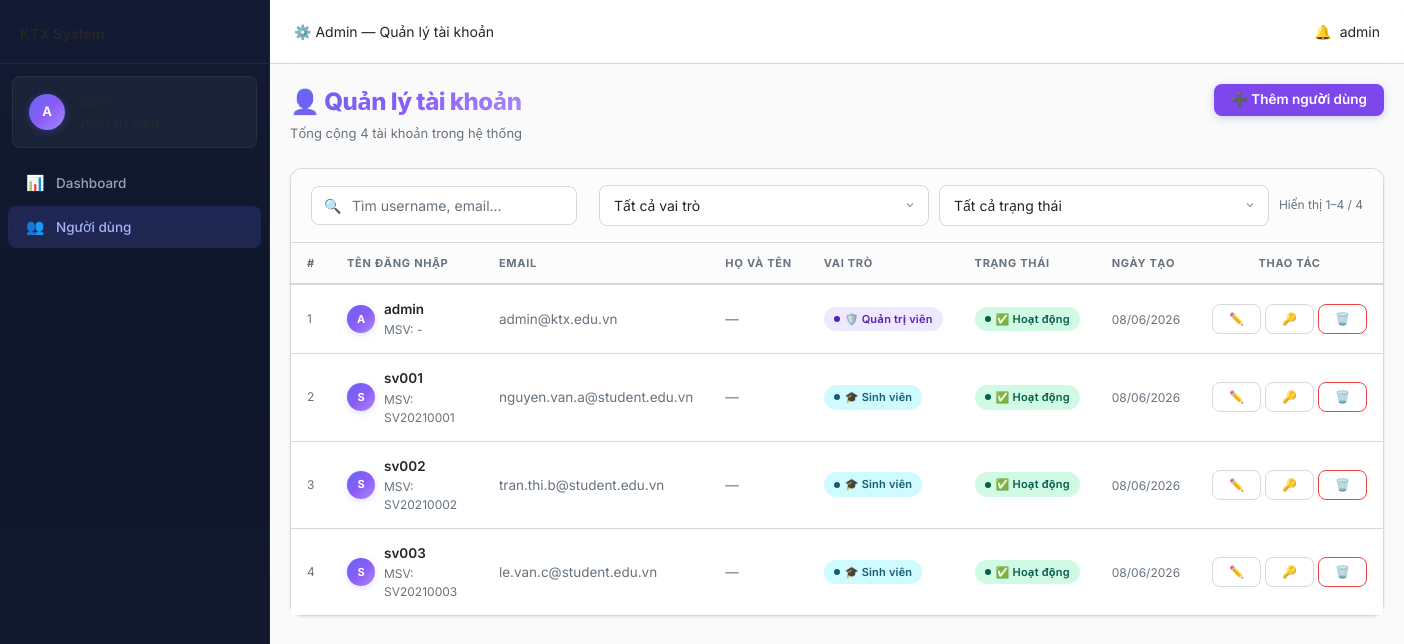
Screenshot of /public/admin/users (signed in) with the database file from the repository.
### tables this page shows
CREATE TABLE `users` (
  `id`           INT UNSIGNED     NOT NULL AUTO_INCREMENT,
  `username`     VARCHAR(50)      NOT NULL,
  `email`        VARCHAR(100)     NOT NULL,
  `password_hash`VARCHAR(255)     NOT NULL COMMENT 'Dùng password_hash() PHP',
  `role`         ENUM('admin','student') NOT NULL DEFAULT 'student',
  `status`       ENUM('active','inactive','banned') NOT NULL DEFAULT 'active',
  `created_at`   DATETIME         NOT NULL DEFAULT CURRENT_TIMESTAMP,
  `updated_at`   DATETIME         NOT NULL DEFAULT CURRENT_TIMESTAMP
                                  ON UPDATE CURRENT_TIMESTAMP,
  PRIMARY KEY (`id`),
  UNIQUE KEY `uq_users_username` (`username`),
  UNIQUE KEY `uq_users_email`    (`email`)
);

### app/views/admin/users/index.php (the view, shortened to what the rows shown need)
<?php
$total        = (int)($pagination['total']        ?? 0);
$from         = (int)($pagination['from']         ?? 0);
$to           = (int)($pagination['to']           ?? 0);
$currentQ      = htmlspecialchars($_GET['q']      ?? '');
?>
<div class="page-header">
    <div>
        <h1 class="page-title">👤 Quản lý tài khoản</h1>
        <p class="page-subtitle">Tổng cộng <?= number_format($total) ?> tài khoản trong hệ thống</p>
    </div>
    <div class="page-actions">
        <button class="btn btn-primary" data-modal-open="modalAddUser">
            ➕ Thêm người dùng
        </button>
    </div>
</div>
<div class="card">
    <div class="filter-bar">
        <div class="filter-search">
            <span class="search-icon">🔍</span>
            <input type="text"
                   id="searchInput"
                   class="form-control"
                   placeholder="Tìm username, email..."
                   value="<?= $currentQ ?>"
                   onkeydown="if(event.key==='Enter') applyFilters()">
        </div>
        <select id="roleFilter" class="form-control" style="width:auto" onchange="applyFilters()">
            <option value="">Tất cả vai trò</option>
        </select>
        <select id="statusFilter" class="form-control" style="width:auto" onchange="applyFilters()">
            <option value="">Tất cả trạng thái</option>
        </select>
        <span style="margin-left:auto;font-size:12px;color:var(--txt-muted)">
            Hiển thị <?= $from ?>–<?= $to ?> / <?= number_format($total) ?>
        </span>
    </div>
    <div class="table-wrapper" style="border:none;border-radius:0;box-shadow:none">
        <table>
            <thead>
                <tr>
                    <th style="width:40px">#</th>
                    <th>Tên đăng nhập</th>
                    <th>Email</th>
                    <th>Họ và tên</th>
                    <th>Vai trò</th>
                    <th>Trạng thái</th>
                    <th>Ngày tạo</th>
                    <th style="width:120px;text-align:center">Thao tác</th>
                </tr>
            </thead>
            <tbody>
                <?php if (!empty($users)): ?>
                    <?php foreach ($users as $i => $user): ?>
                        <?php
                            $uid     = (int)($user['id'] ?? 0);
                            $role    = $user['role']   ?? 'student';
                            $status  = $user['status'] ?? 'active';
                            $initial = mb_strtoupper(mb_substr($user['username'] ?? 'U', 0, 1));
                            $rowNum  = $from + $i;
                        ?>
                        <tr>
                            <td style="color:var(--txt-muted);font-size:12px"><?= $rowNum ?></td>
                            <td>
                                <div style="display:flex;align-items:center;gap:9px">
                                    <div class="avatar avatar-sm"><?= $initial ?></div>
                                    <div>
                                        <div style="font-weight:600"><?= htmlspecialchars($user['username'] ?? '') ?></div>
                                        <?php if (!empty($user['student_code'])): ?>
                                            <div class="sub">MSV: <?= htmlspecialchars($user['student_code']) ?></div>
                                        <?php endif; ?>
                                    </div>
                                </div>
                            </td>
                            <td style="color:var(--txt-secondary)"><?= htmlspecialchars($user['email'] ?? '—') ?></td>
                            <td>
                                <?php if (!empty($user['full_name'])): ?>
                                    <span><?= htmlspecialchars($user['full_name']) ?></span>
                                <?php else: ?>
                                    <span class="text-muted">—</span>
                                <?php endif; ?>
                            </td>
                            <td>
                                <?php if ($role === 'admin'): ?>
                                    <span class="badge badge-purple">🛡️ Quản trị viên</span>
                                <?php else: ?>
                                    <span class="badge badge-info">🎓 Sinh viên</span>
                                <?php endif; ?>
                            </td>
                            <td>
                                <?php if ($status === 'active'): ?>
                                    <span class="badge badge-success">✅ Hoạt động</span>
                                <?php else: ?>
                                    <span class="badge badge-neutral">🔴 Vô hiệu hóa</span>
                                <?php endif; ?>
                            </td>
                            <td>
                                <span style="font-size:12px;color:var(--txt-muted)">
                                    <?= !empty($user['created_at']) ? date('d/m/Y', strtotime($user['created_at'])) : '—' ?>
                                </span>
                            </td>
                            <td>
                                <div style="display:flex;gap:4px;justify-content:center">
                                    <button class="btn btn-ghost btn-sm"
                                            title="Sửa"
                                            onclick="openEditUserModal(<?= $uid ?>)">
                                        ✏️
                                    </button>
                                    <button class="btn btn-ghost btn-sm"
                                            title="Đặt lại mật khẩu"
                                            onclick="openResetPasswordModal(<?= $uid ?>, '<?= htmlspecialchars(addslashes($user['username'] ?? '')) ?>')">
                                        🔑
                                    </button>
                                    <button class="btn btn-danger-outline btn-sm"
                                            title="Xóa"
                                            onclick="deleteUser(<?= $uid ?>, '<?= htmlspecialchars(addslashes($user['username'] ?? '')) ?>')">
                                        🗑️
                                    </button>
                                </div>
                            </td>
                        </tr>
                    <?php endforeach; ?>
                <?php endif; ?>
            </tbody>
        </table>
    </div>
</div>

### app/core/Router.php (shortened to what the rows shown need)
<?php
class Router
{
    private array $routes = [];
    private array $groupStack = [];
    private int $lastIndex = -1;
    public function name(string $name): static
    {
        if ($this->lastIndex >= 0) {
            $this->routes[$this->lastIndex]['name'] = $name;
        }
        return $this;
    }
    public function middleware(string|array $middleware): static
    {
        if ($this->lastIndex >= 0) {
            $existing = $this->routes[$this->lastIndex]['middleware'];
            $add      = (array)$middleware;
            $this->routes[$this->lastIndex]['middleware'] = array_unique([...$existing, ...$add]);
        }
        return $this;
    }
    public function where(string $param, string $regex): static
    {
        if ($this->lastIndex >= 0) {
            $this->routes[$this->lastIndex]['constraints'][$param] = $regex;
        }
        return $this;
    }
    public function group(string $prefix, callable $callback, array $middleware = []): static
    {
        $parentPrefix     = $this->currentGroupPrefix();
        $parentMiddleware = $this->currentGroupMiddleware();
        $this->groupStack[] = [
            'prefix'     => $parentPrefix . $prefix,
            'middleware' => array_unique([...$parentMiddleware, ...$middleware]),
        ];
        array_pop($this->groupStack);
        return $this;
    }
    public function dispatch(): void
    {
        $method = $this->resolveMethod();
        $uri    = $this->resolveUri();
        foreach ($this->routes as $route) {
            if ($route['method'] !== $method) {
                continue;
            }
            $params = [];
            if (!$this->matchRoute($route, $uri, $params)) {
                continue;
            }
            $this->runMiddleware($route['middleware'], function () use ($route, $params) {
                $this->callHandler($route['handler'], $params);
            });
            return;
        }
    }
    private function addRoute(string $method, string $uri, string|callable $handler): static
    {
        $prefix     = $this->currentGroupPrefix();
        $middleware = $this->currentGroupMiddleware();
        $fullUri    = $prefix . ($uri === '/' ? '' : $uri) ?: '/';
        $this->routes[] = [
            'method'       => strtoupper($method),
            'original_uri' => $fullUri,
            'pattern'      => $this->buildPattern($fullUri),
            'param_names'  => $this->extractParamNames($fullUri),
            'handler'      => $handler,
            'middleware'   => $middleware,
            'name'         => null,
            'constraints'  => [],
        ];
        $this->lastIndex = count($this->routes) - 1;
        return $this;
    }
    private function buildPattern(string $uri): string
    {
        $pattern = preg_replace_callback(
            '/:([a-zA-Z_][a-zA-Z0-9_]*)/',
            fn($m) => '(?P<' . $m[1] . '>[^/]+)',
            $uri
        );
        return '#^' . $pattern . '$#u';
    }
    private function extractParamNames(string $uri): array
    {
        preg_match_all('/:([a-zA-Z_][a-zA-Z0-9_]*)/', $uri, $matches);
        return $matches[1];
    }
    private function matchRoute(array $route, string $uri, array &$params): bool
    {
        $pattern = $route['pattern'];
        foreach ($route['constraints'] as $param => $regex) {
            $pattern = str_replace(
                "(?P<{$param}>[^/]+)",
                "(?P<{$param}>{$regex})",
                $pattern
            );
        }
        if (!preg_match($pattern, $uri, $matches)) {
            return false;
        }
        return true;
    }
    private function callHandler(string|callable $handler, array $params): void
    {
        [$class, $method] = explode('@', $handler, 2);
        $controller = new $class();
        $controller->$method($params);
    }
    private function runMiddleware(array $middleware, callable $final): void
    {
        $pipeline = array_reduce(
            array_reverse($middleware),
            function (callable $carry, string $name): callable {
                return function () use ($name, $carry): void {
                    $mw = $this->resolveMiddleware($name);
                    $mw->handle($carry);
                };
            },
            $final
        );
        $pipeline();
    }
    private function resolveMiddleware(string $name): object
    {
        return new $class();
    }
    private function resolveMethod(): string
    {
        $method = strtoupper($_SERVER['REQUEST_METHOD'] ?? 'GET');
        return $method;
    }
    private function resolveUri(): string
    {
        $uri = $_SERVER['REQUEST_URI'] ?? '/';
        $scriptDir = rtrim(dirname($_SERVER['SCRIPT_NAME']), '/\\');
        $rootDir   = rtrim(dirname($scriptDir), '/\\');
        if ($scriptDir !== '' && $scriptDir !== '/' && str_starts_with($uri, $scriptDir)) {
            $uri = substr($uri, strlen($scriptDir));
        } elseif ($rootDir !== '' && $rootDir !== '/' && $rootDir !== '\\' && str_starts_with($uri, $rootDir)) {
            $uri = substr($uri, strlen($rootDir));
        }
        return ('/' . trim(urldecode($uri), '/')) ?: '/';
    }
    private function currentGroupPrefix(): string
    {
        return empty($this->groupStack)
            ? ''
            : end($this->groupStack)['prefix'];
    }
    private function currentGroupMiddleware(): array
    {
        return empty($this->groupStack)
            ? []
            : end($this->groupStack)['middleware'];
    }
}

### app/views/layouts/main.php (shortened to what the rows shown need)
<?php
$role = $_auth['role'] ?? 'student';
$userName = $_auth['username'] ?? 'User';
$userInitial = strtoupper(mb_substr($userName, 0, 1));
$isAdmin = $role === 'admin';
$currentUri = parse_url($_SERVER['REQUEST_URI'] ?? '/', PHP_URL_PATH);
$scriptDir = rtrim(dirname($_SERVER['SCRIPT_NAME']), '/\\');
$rootDir = rtrim(dirname($scriptDir), '/\\');
if ($scriptDir !== '' && $scriptDir !== '/' && str_starts_with($currentUri, $scriptDir)) {
  $currentUri = substr($currentUri, strlen($scriptDir));
} elseif ($rootDir !== '' && $rootDir !== '/' && $rootDir !== '\\' && str_starts_with($currentUri, $rootDir)) {
  $currentUri = substr($currentUri, strlen($rootDir));
}
$currentUri = '/' . trim($currentUri, '/') ?: '/';
function navLink(string $href, string $icon, string $label, string $current, string $badge = ''): string
{
  $dynamicHref = getDynamicUrl($href);
  $active = ($href !== '/' && str_starts_with($current, $href)) ? ' active' : ($current === $href ? ' active' : '');
  $badgeHtml = $badge ? "<span class=\"nav-badge\">{$badge}</span>" : '';
  return "<a href=\"{$dynamicHref}\" class=\"sidebar-link{$active}\">"
       . "<span class=\"nav-icon\">{$icon}</span><span>{$label}</span>{$badgeHtml}</a>";
}
?>
<!doctype html>
<html lang="vi">
<head>
  <link rel="stylesheet" href="<?= getDynamicUrl('/assets/css/main.css') ?>">
</head>
<body>
<?php if (!empty($_auth)): ?>
  <div class="layout">
    <aside class="sidebar">
      <div class="sidebar-logo"><strong>KTX System</strong></div>
      <div class="sidebar-user"><div class="sidebar-avatar"><?= $userInitial ?></div>
        <div class="sidebar-user-info"><div><?= htmlspecialchars($userName) ?></div><div><?= $isAdmin? 'Quản trị viên' : 'Sinh viên' ?></div></div>
      </div>
      <nav class="sidebar-nav">
        <?php if ($isAdmin): ?>
          <?= navLink('/admin/dashboard','📊','Dashboard',$currentUri) ?>
          <?= navLink('/admin/users','👥','Người dùng',$currentUri) ?>
        <?php else: ?>
          <?= navLink('/student/dashboard','🏠','Trang chủ',$currentUri) ?>
          <?= navLink('/student/profile','👤','Hồ sơ',$currentUri) ?>
        <?php endif; ?>
      </nav>
    </aside>
    <main class="main-content">
      <header class="topbar">
        <div class="topbar-left"><?= $isAdmin ? '⚙️ Admin' : '🎓 Sinh viên' ?> — <?= htmlspecialchars($title ?? '') ?></div>
        <div class="topbar-right"> <a href="#">🔔</a> <span><?= htmlspecialchars($userName) ?></span> </div>
      </header>
      <div class="page-content" style="padding:20px;">
        <?= $content ?>
      </div>
    </main>
  </div>
<?php endif; ?>
</body>
</html>

### rows the page displays
users: username "A", username "admin", id "1", student_code "-", email "admin@ktx.edu.vn", role "🛡️ Quản trị viên", status "✅ Hoạt động", created_at "08/06/2026", id "2", id "3", id "4"
users: username "S", username "sv001", student_code "SV20210001", email "nguyen.van.a@student.edu.vn", role "🎓 Sinh viên", status "✅ Hoạt động", created_at "08/06/2026"
users: username "S", username "sv002", student_code "SV20210002", email "tran.thi.b@student.edu.vn", role "🎓 Sinh viên", status "✅ Hoạt động", created_at "08/06/2026"
users: username "S", username "sv003", student_code "SV20210003", email "le.van.c@student.edu.vn", role "🎓 Sinh viên", status "✅ Hoạt động", created_at "08/06/2026"

### other values shown
$icon "📊 👥"
$label "Dashboard Người dùng"
